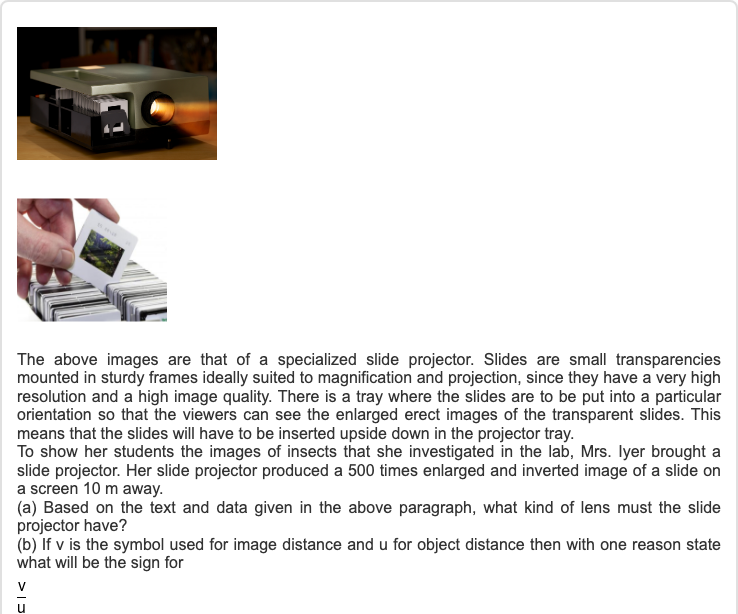
#> input picture check/Physics/images/3536062.0.jpg, 738 x 614 px
$ python -i image_20250707143038.py   (imports and definitions only)
#> lines starting #> are read from the running program, lines starting #| are printed output that depends on the picture
#> further down, picture is the input picture: PIL image 738x614 RGB; mean R, G, B 228.8, 227.4, 226.5
import os
import json
from PIL import Image, ImageDraw
import numpy as np
import google.generativeai as genai
from dotenv import load_dotenv
import base64
import cv2
import streamlit as st

# === Load API Key ===
# [1 line not run here, left out]
model_name = "gemini-2.5-pro"
# [1 line not run here, left out]
model = genai.GenerativeModel(model_name)

# === Set the dimension value ===
dim = 768  # Define the dimension value

# === Resize Image Function ===
def resize_image(image, dim=dim):
#> called with dim = 768
    image1 = np.array(image.convert('RGB'))  # Ensure the image is in RGB mode
    original_size = image1.shape  # (height, width, channels)
#> original_size = (614, 738, 3)
    image1 = image1.mean(axis=2)  # Convert image to grayscale
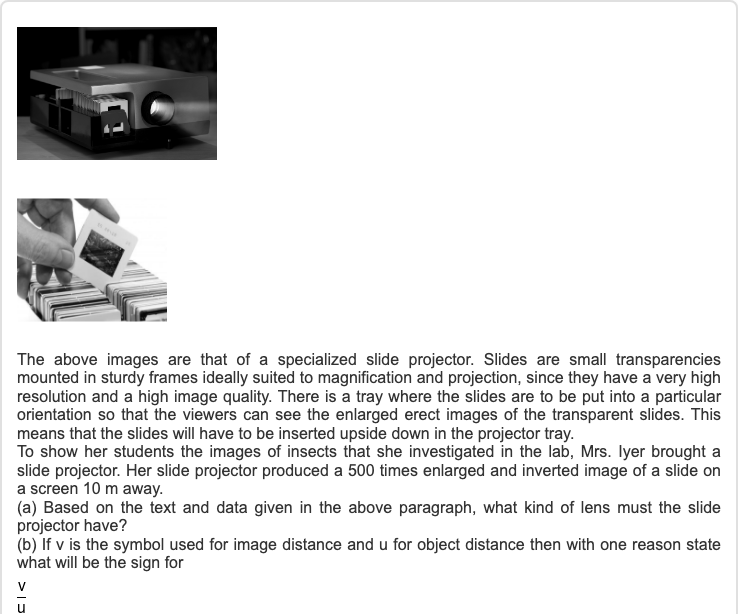
#> image1: shape (614, 738) float64; min 0, max 255, mean 227.5
    h, w = image1.shape
#> h = 614; w = 738
    if w > h:
        new_w = dim
        new_h = int(h * (dim / w))
#> new_h = 638
    else:
        new_h = dim
        new_w = int(w * (dim / h))
    resized_image = cv2.resize(image1, (new_w, new_h), interpolation=cv2.INTER_AREA)
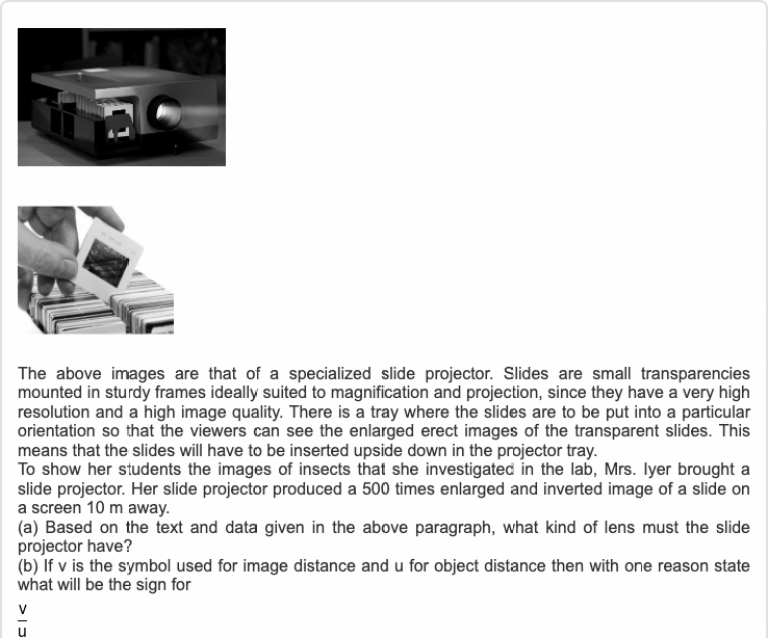
#> resized_image: shape (638, 768) float64; min 0, max 255, mean 227.5; drawn with min black and max white
    resized_image_pil = Image.fromarray(resized_image)
    resized_image_pil = resized_image_pil.convert('RGB')  # Convert to RGB before saving
#> resized_image_pil: PIL image 768x638 RGB
    return original_size, (new_h, new_w), resized_image_pil

# === Load Image ===
def load_image(image_path):
    img = Image.open(image_path)
    return img

# === Draw Bounding Boxes on Image ===
# [137 lines left out: functions draw_bounding_boxes, send_to_gemini, main, not called in this run]

# [2 lines not run here, left out]


>>> from PIL import Image
>>> picture = Image.open('../check/Physics/images/3536062.0.jpg')
>>> result = resize_image(picture)

$ run again, on check/Physics/images/3889794.0.jpg
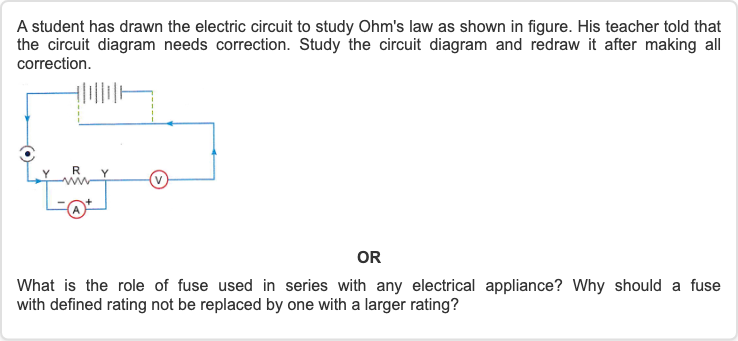
#> input picture check/Physics/images/3889794.0.jpg, 738 x 341 px
#> picture is the input picture: PIL image 738x341 RGB; mean R, G, B 245.7, 245.8, 246
#> in resize_image, `resized_image = cv2.resize(image1, (new_w, new_h), interpolation=cv2.I..`:
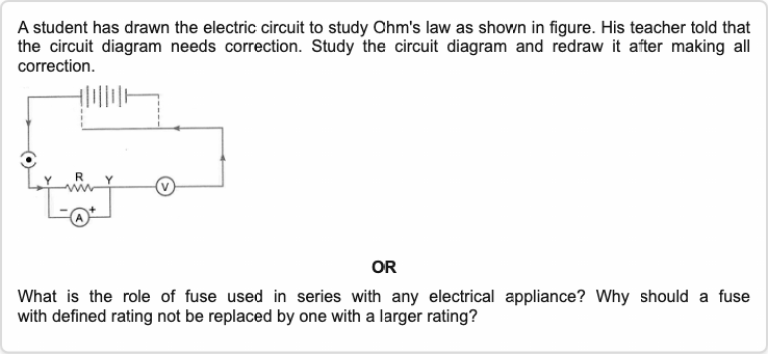
#> resized_image: shape (354, 768) float64; min 31.14, max 255, mean 245.8; drawn with min black and max white

$ run again, on check/Physics/images/3890071.0.jpg
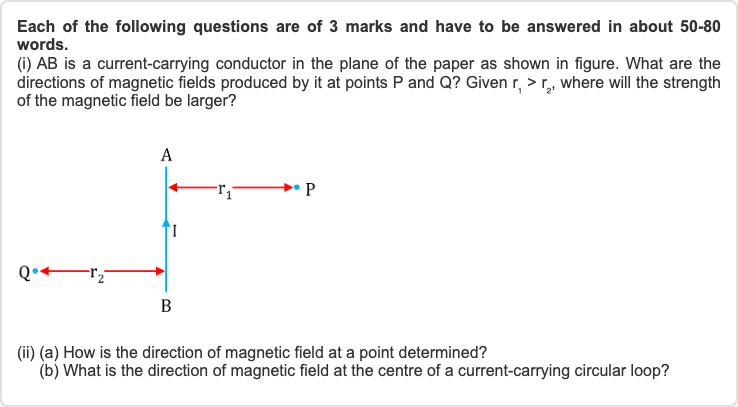
#> input picture check/Physics/images/3890071.0.jpg, 738 x 407 px
#> picture is the input picture: PIL image 738x407 RGB; mean R, G, B 244.8, 244.6, 244.7
#> in resize_image, `resized_image = cv2.resize(image1, (new_w, new_h), interpolation=cv2.I..`:
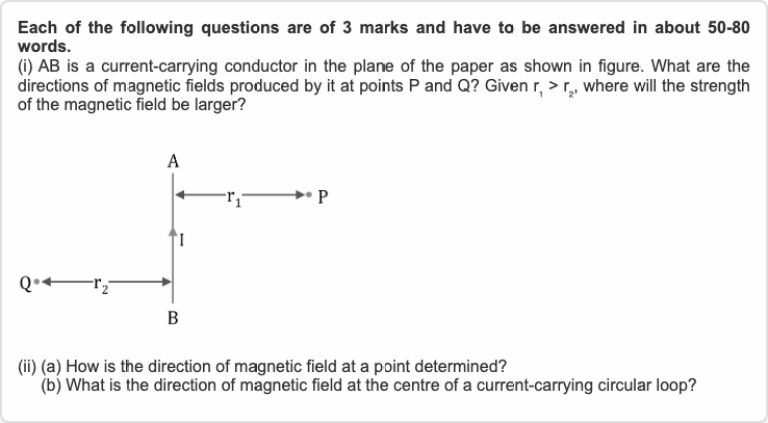
#> resized_image: shape (423, 768) float64; min 1.98, max 255, mean 244.7; drawn with min black and max white

$ run again, on check/Physics/images/3890148.0.jpg
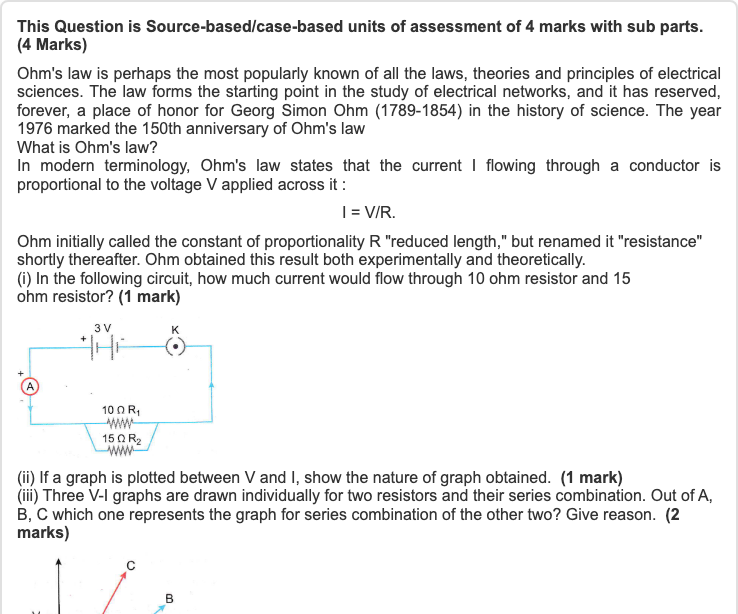
#> input picture check/Physics/images/3890148.0.jpg, 738 x 614 px
#> picture is the input picture: PIL image 738x614 RGB; mean R, G, B 239.5, 239.6, 239.6
#> in resize_image, `resized_image = cv2.resize(image1, (new_w, new_h), interpolation=cv2.I..`:
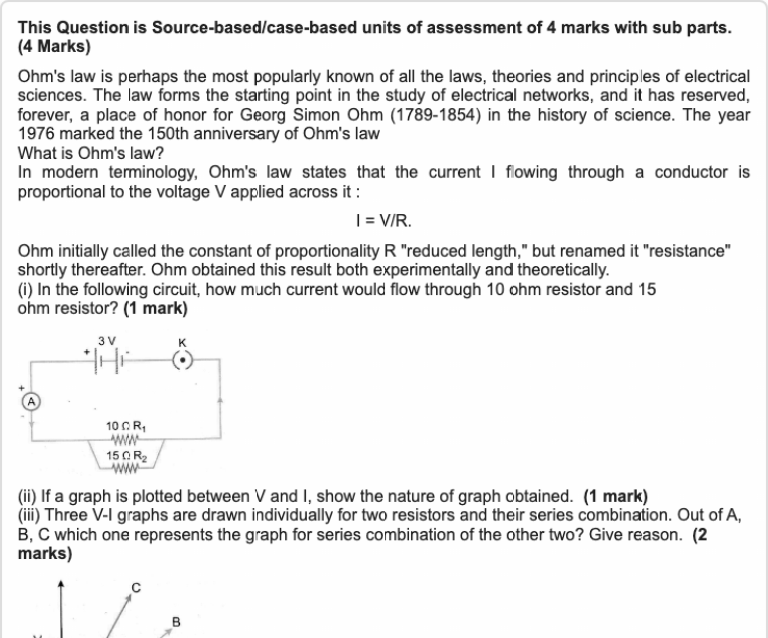
#> resized_image: shape (638, 768) float64; min 20.57, max 255, mean 239.6; drawn with min black and max white
